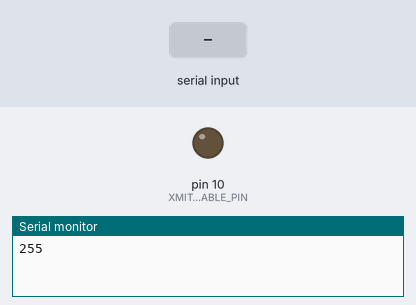
Bench run of a sketch on a simulated Arduino Nano, built with avr-gcc and run on an emulated ATmega328P. Parts: output pins drawn as LEDs (lit = HIGH), the last lines printed to the serial monitor. The inputs (shaded band) are chosen by the test bench.

Above: at 1.2 s.
1.3 s: "1" received over Serial
At 2.34 s:
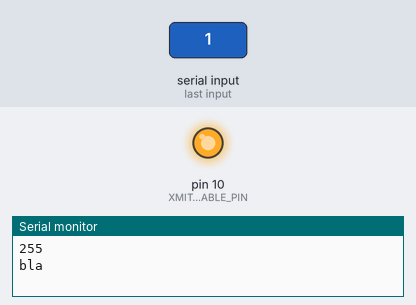
Timing chart, 0 to 4.3 s (numbered marks = the images above; inputs shaded):
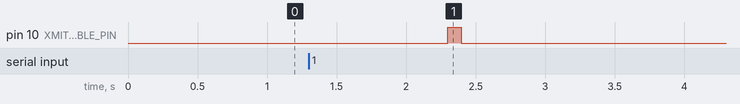

The sketch:

rs485_serial.ino
```cpp
#include <RS485_non_blocking.h>
#include <SoftwareSerial.h>
#include <EEPROM.h>

// Calculate based on max input size expected for one command
#define INPUT_SIZE 30

// software serial pins
const byte RO_PIN = 8;
const byte DI_PIN = 9;
const byte XMIT_ENABLE_PIN = 10;
SoftwareSerial rs485(RO_PIN, DI_PIN); // receive pin, transmit pin

struct Message
{
  int address;
  char command[20];
  char info[20];
  char  available;
} ;

  Message tosendmessage;
  Message toreceivemessage;


// callbacks for the non-blocking RS485 library
size_t fWrite(const byte what)
{
  rs485.write(what);
}

int fAvailable()
{
  return rs485.available();
}

int fRead()
{
  return rs485.read();
}

// RS485 library instance
RS485 rs485Channel(fRead, fAvailable, fWrite, 50);

void setup()
{
  // Open serial communications and wait for port to open:
  Serial.begin(115200);
  while (!Serial) {
    ; // wait for serial port to connect. Needed for Native USB only
  }

  Serial.println(EEPROM.read(0));

  pinMode(XMIT_ENABLE_PIN, OUTPUT);
  rs485.begin(9600);
  // initialize the RS485 library
  rs485Channel.begin();
}

void loop() // run over and over
{

  if (rs485Channel.update()) {
    Serial.println("ble");
    memset (&toreceivemessage, 0, sizeof toreceivemessage);
    int len = rs485Channel.getLength ();
    if (len > sizeof toreceivemessage)
      len = sizeof toreceivemessage;
    memcpy(&toreceivemessage, rs485Channel.getData(), len);
    Serial.println(toreceivemessage.address);
    Serial.println(toreceivemessage.command);
    Serial.println(toreceivemessage.info);
    Serial.println("ble");
  }


  if (Serial.available()){
    Serial.println("bla");
    tosendmessage.address = EEPROM.read(0);
    // Get next command from Serial (add 1 for final 0)
    char input[INPUT_SIZE + 1];
    byte size = Serial.readBytes(input, INPUT_SIZE);
    // Add the final 0 to end the C string
    input[size] = 0;

    // Read each command pair
    char* command = strtok(input, "&");
    while (command != 0)
    {
        // Split the command in two values
        char* separator = strchr(command, ':');
        if (separator != 0)
        {
            // Actually split the string in 2: replace ':' with 0
            *separator = 0;
            strcpy(tosendmessage.command,command);
            ++separator;
            strcpy(tosendmessage.info, separator);

            // Do something with servoId and position
        }
        // Find the next command in input string
        command = strtok(0, "&");
        digitalWrite(XMIT_ENABLE_PIN, HIGH); // enable sending
        rs485Channel.sendMsg((byte *)&tosendmessage, sizeof tosendmessage);
        digitalWrite(XMIT_ENABLE_PIN, LOW); // disable sending
    }


    Serial.println( sizeof tosendmessage);
    Serial.println(tosendmessage.address);
    Serial.println(tosendmessage.command);
    Serial.println(tosendmessage.info);
    Serial.println("bla");
  }

}
```

Measured:
- after the input at 1.3 s, pin 10 (XMIT_ENABLE_PIN): LOW → HIGH after 1.0 s, → LOW 0.09 s later
